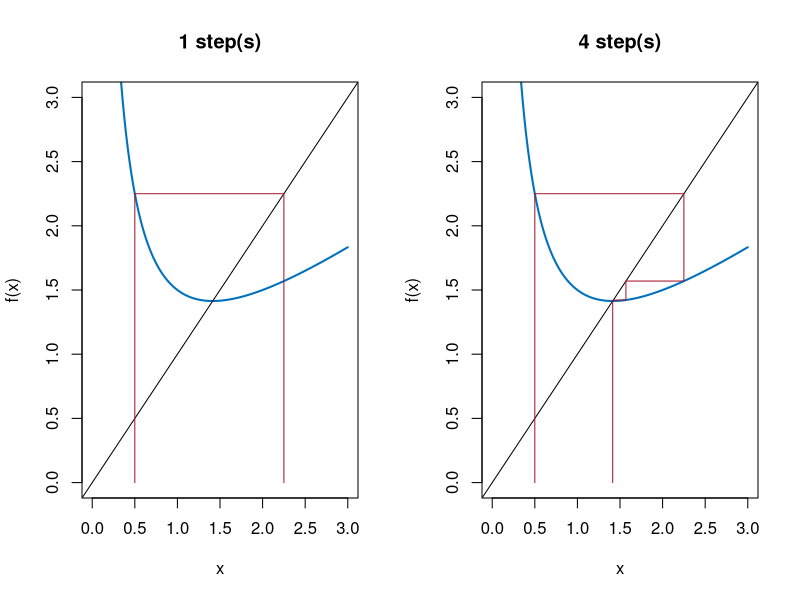

Write the R code that produced this figure.
# Fig. 1.8: Staircase diagram of Heron's method (book, Section 1.1, Eq. 1.4)
# x_{n+1} = (x_n + 2/x_n)/2 with x_0 = 0.5; the staircase runs into the intersection with y = x at sqrt(2)
# (c) 2026 Philipp Kügler · Program for the book "Dynamical Systems in the Life Sciences" · MIT License (see LICENSE)
f <- function(x) 0.5 * (x + 2 / x)
x0 <- 0.5; N <- 4

x <- numeric(N + 1)
x[1] <- x0                               # R counts from 1: x[1] is x_0
for (k in 1:N) x[k + 1] <- f(x[k])
for (k in 1:(N + 1)) cat(sprintf("x_%d = %.6f\n", k - 1, x[k]))
cat(sprintf("sqrt(2) = %.6f\n", sqrt(2)))

rot <- rgb(0.64, 0.08, 0.18); blau <- rgb(0, 0.447, 0.741)
xx <- seq(0.3, 3, length.out = 400)
par(mfrow = c(1, 2))
for (s in c(1, N)) {
  plot(xx, f(xx), type = "l", col = blau, lwd = 2, xlim = c(0, 3), ylim = c(0, 3),
       xlab = "x", ylab = "f(x)", main = sprintf("%d step(s)", s))
  abline(0, 1)
  px <- x[1]; py <- 0                    # staircase: vertically to the graph, horizontally to the diagonal
  for (k in 1:s) { px <- c(px, x[k], x[k + 1]); py <- c(py, x[k + 1], x[k + 1]) }
  px <- c(px, x[s + 1]); py <- c(py, 0)  # value back to the x-axis
  lines(px, py, col = rot)
}
